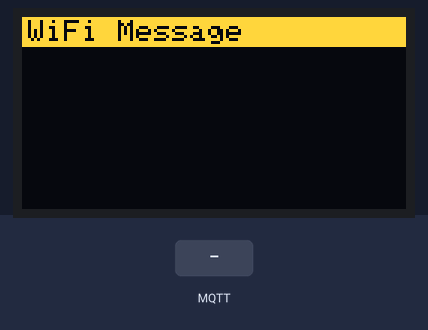
A program run on a simulated ESP32. On the bench: 128×64 one-colour display. Inputs (shaded band) come from the test bench. The OLED is the two-colour kind (top 16 rows yellow); WiFi joins after 1.5 s; servers stay silent unless stated; random numbers use the default seed unless the program sets one; no MQTT or app messages arrive unless stated; what the program prints to the serial monitor is not drawn.

Above: at 2.8 s.
2.9 s: MQTT message "MSG" arrives on the first subscribed topic
4.4 s: MQTT message "CLEAR" arrives on the first subscribed topic
5.9 s: MQTT message "PING" arrives on the first subscribed topic
Timing chart, 0 to 8.9 s (numbered marks = the images above; inputs shaded):
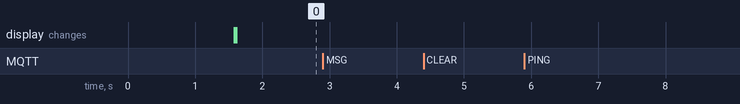

The program:

main.cpp
```cpp
// ═══════════════════════════════════════════════════════════
//  ESP32 WiFi OLED Terminal (MQTT Edition)
//  Features: Public Internet Access via MQTT Broker
// ═══════════════════════════════════════════════════════════

#include <Wire.h>
#include <Adafruit_GFX.h>
#include <Adafruit_SSD1306.h>
#include <WiFi.h>
#include <PubSubClient.h>
#include <ArduinoJson.h>

// ── CONFIG ── change these ───────────────────────────────────
const char* SSID       = "Your_WiFI_SSID";
const char* PASSWORD   = "Your_WiFi_Password";

// The APP_TOKEN serves as the secure MQTT topic path.
// Changing this ensures no one else controls your ESP32.
const char* APP_TOKEN  = "Your_App_Token";

const char* MQTT_BROKER = "broker.emqx.io";
const int   MQTT_PORT   = 1883;

// ── OLED ─────────────────────────────────────────────────────
#define SCREEN_WIDTH   128
#define SCREEN_HEIGHT   64
#define OLED_RESET      -1
#define MAX_LINES        4
#define CHARS_PER_LINE  21

Adafruit_SSD1306 display(SCREEN_WIDTH, SCREEN_HEIGHT, &Wire, OLED_RESET);

String oledLines[MAX_LINES];
int    lineCount = 0;

WiFiClient espClient;
PubSubClient mqtt(espClient);
String subscribeTopic;

// ─────────────────────────────────────────────────────────────
//  OLED HELPERS
// ─────────────────────────────────────────────────────────────
void addLine(String text) {
  while (text.length() > 0) {
    String chunk;
    if (text.length() <= CHARS_PER_LINE) {
      chunk = text;
      text  = "";
    } else {
      int breakAt = CHARS_PER_LINE;
      for (int i = CHARS_PER_LINE; i > 0; i--) {
        if (text[i] == ' ') { breakAt = i; break; }
      }
      chunk = text.substring(0, breakAt);
      text  = text.substring(breakAt + (text[breakAt] == ' ' ? 1 : 0));
    }
    if (lineCount >= MAX_LINES) {
      for (int i = 0; i < MAX_LINES - 1; i++) oledLines[i] = oledLines[i + 1];
      oledLines[MAX_LINES - 1] = chunk;
    } else {
      oledLines[lineCount++] = chunk;
    }
  }
}

void renderDisplay() {
  display.clearDisplay();
  display.fillRect(0, 0, 128, 10, SSD1306_WHITE);
  display.setTextColor(SSD1306_BLACK);
  display.setTextSize(1);
  display.setCursor(2, 1);
  display.print("WiFi Message");
  display.setTextColor(SSD1306_WHITE);
  int startLine = max(0, lineCount - MAX_LINES);
  for (int i = startLine; i < lineCount; i++) {
    display.setCursor(0, 12 + (i - startLine) * 13);
    display.print(oledLines[i]);
  }
  display.display();
}

void showStatus(String l1, String l2 = "") {
  display.clearDisplay();
  display.setTextColor(SSD1306_WHITE);
  display.setTextSize(1);
  display.setCursor(0, 10); display.print(l1);
  display.setCursor(0, 26); display.print(l2);
  display.display();
}

void clearOLED() {
  lineCount = 0;
  for (int i = 0; i < MAX_LINES; i++) oledLines[i] = "";
}

// ─────────────────────────────────────────────────────────────
//  MQTT CALLBACK
// ─────────────────────────────────────────────────────────────
void mqttCallback(char* topic, byte* payload, unsigned int length) {
  String message;
  for (unsigned int i = 0; i < length; i++) {
    message += (char)payload[i];
  }

  Serial.print("Message arrived [");
  Serial.print(topic);
  Serial.print("]: ");
  Serial.println(message);

  StaticJsonDocument<512> doc;
  DeserializationError error = deserializeJson(doc, message);

  if (error) {
    Serial.print("deserializeJson() failed: ");
    Serial.println(error.c_str());
    return;
  }

  const char* action = doc["action"];

  if (action && strcmp(action, "MSG") == 0) {
    const char* textBlock = doc["text"];
    if (textBlock && strlen(textBlock) > 0) {
      addLine(String(textBlock));
      renderDisplay();
    }
  }
  else if (action && strcmp(action, "CLEAR") == 0) {
    clearOLED();
    addLine("Screen cleared");
    renderDisplay();
  }
  else if (action && strcmp(action, "PING") == 0) {
    String txTopic = String("wifimsg/") + APP_TOKEN + "/tx";
    mqtt.publish(txTopic.c_str(), "{\"status\":\"PONG\"}");
  }
}

// ─────────────────────────────────────────────────────────────
//  MQTT RECONNECT
// ─────────────────────────────────────────────────────────────
void reconnect() {
  while (!mqtt.connected()) {
    Serial.print("Attempting MQTT connection...");
    String clientId = "ESP32Client-";
    clientId += String(random(0xffff), HEX);

    if (mqtt.connect(clientId.c_str())) {
      Serial.println("connected");
      // Subscribe back to the unique topic
      mqtt.subscribe(subscribeTopic.c_str());

    } else {
      Serial.print("failed, rc=");
      Serial.print(mqtt.state());
      Serial.println(" try again in 5 seconds");
      delay(5000);
    }
  }
}

// ─────────────────────────────────────────────────────────────
//  SETUP
// ─────────────────────────────────────────────────────────────
void setup() {
  Serial.begin(115200);

  // Initialize OLED
  if (!display.begin(SSD1306_SWITCHCAPVCC, 0x3C)) {
    Serial.println("OLED init failed!"); while (true);
  }
  showStatus("Connecting WiFi...", SSID);

  // Connect Wi-Fi
  WiFi.begin(SSID, PASSWORD);
  Serial.print("Connecting to Wi-Fi");
  while (WiFi.status() != WL_CONNECTED) {
    delay(500); Serial.print(".");
  }
  Serial.println("\nConnected! IP: " + WiFi.localIP().toString());

  // Show status
  showStatus("Connecting to", "MQTT Broker...");

  // Set MQTT Topic dynamically using APP_TOKEN
  subscribeTopic = String("wifimsg/") + APP_TOKEN + "/rx";

  // Connect to MQTT Broker
  mqtt.setServer(MQTT_BROKER, MQTT_PORT);
  mqtt.setCallback(mqttCallback);

  renderDisplay(); // Switch from status screen to main WiFi Message screen
}

// ─────────────────────────────────────────────────────────────
//  LOOP
// ─────────────────────────────────────────────────────────────
void loop() {
  if (!mqtt.connected()) {
    reconnect();
  }
  mqtt.loop();
}
```

Measured:
- after the input at 2.9 s, every drawn part: stays the same
- after the input at 4.4 s, every drawn part: stays the same
- after the input at 5.9 s, every drawn part: stays the same
